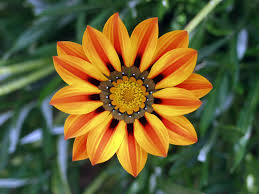
#> input picture image.jpg, 259 x 194 px
$ python TP1.py
#> lines starting #> are read from the running program, lines starting #| are printed output that depends on the picture
## Partie 1
from PIL import Image
import matplotlib.pyplot as plt
import os

# os.makedirs("results", exist_ok=True)

img = Image.open("image.jpg")
#> img is the input picture: PIL image 259x194 RGB; mean R, G, B 102.7, 95, 51

# [9 lines of commented-out code are left out]
img_resize = img.resize((300, 200))
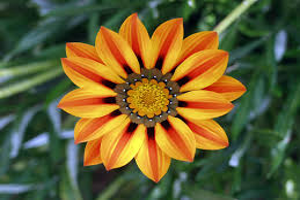
#> img_resize: PIL image 300x200 RGB; mean R, G, B 102.7, 95, 51.1
#> `# plt.show()`:
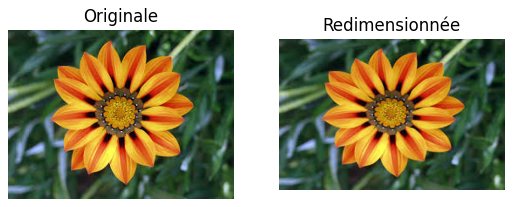
#> figure drawn by matplotlib, 2 panels

plt.figure()

plt.subplot(1,2,1)
plt.imshow(img)
plt.title("Originale")
plt.axis("off")

plt.subplot(1,2,2)
plt.imshow(img_resize)
plt.title("Redimensionnée")
plt.axis("off")

img_resize.save("results/image_redimensionnee.png")

# [118 lines of commented-out code are left out]
